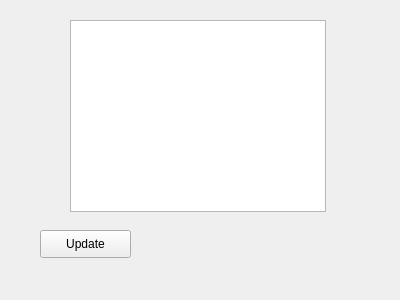
<?xml version="1.0" encoding="UTF-8"?>
<ui version="4.0">
 <class>Form</class>
 <widget class="QWidget" name="Form">
  <property name="geometry">
   <rect>
    <x>0</x>
    <y>0</y>
    <width>400</width>
    <height>300</height>
   </rect>
  </property>
  <property name="windowTitle">
   <string>Form</string>
  </property>
  <widget class="QPushButton" name="btnUpdate">
   <property name="geometry">
    <rect>
     <x>40</x>
     <y>230</y>
     <width>91</width>
     <height>28</height>
    </rect>
   </property>
   <property name="text">
    <string>Update</string>
   </property>
  </widget>
  <widget class="QListView" name="listView">
   <property name="geometry">
    <rect>
     <x>70</x>
     <y>20</y>
     <width>256</width>
     <height>192</height>
    </rect>
   </property>
  </widget>
 </widget>
 <resources/>
 <connections/>
</ui>
